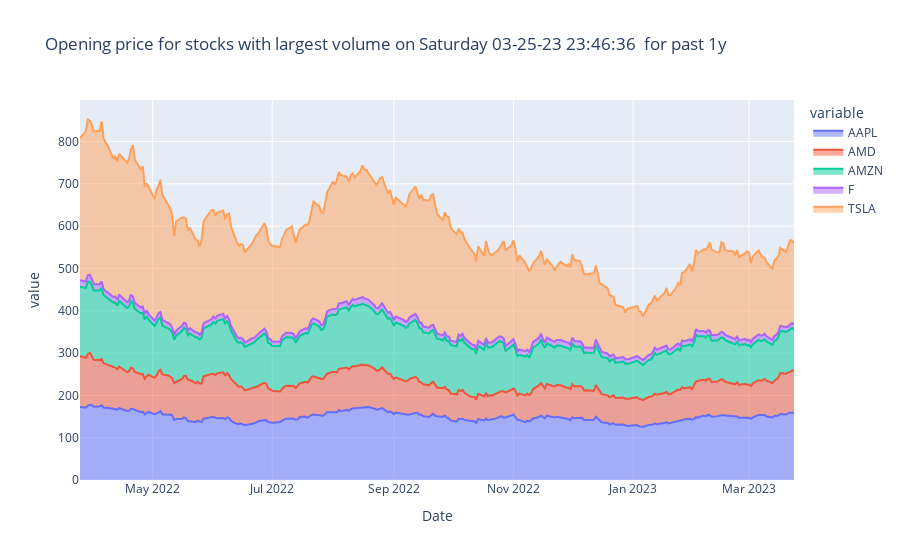

The cell this chart's notebook holds for it:
### Code cell
open = ticker.Open
open.describe()
px.area(open, title=f"Opening price for stocks with largest volume on {today} for past 1y")

### Figure 1 — Plotly figure (JSON) as saved in the notebook; plotly's stock layout.template omitted (floating-point values rounded to 4 significant figures; data arrays with more than 128 entries replaced by an {"elided": "..."} marker saying what was removed)
{"data": [{"fillpattern": {"shape": ""}, "hovertemplate": "variable=AAPL<br>Date=%{x}<br>value=%{y}<extra></extra>", "legendgroup": "AAPL", "line": {"color": "#636efa"}, "marker": {"symbol": "circle"}, "mode": "lines", "name": "AAPL", "orientation": "v", "showlegend": true, "stackgroup": "1", "type": "scatter", "x": {"elided": "251 str values"}, "xaxis": "x", "y": {"elided": "251 float values"}, "yaxis": "y"}, {"fillpattern": {"shape": ""}, "hovertemplate": "variable=AMD<br>Date=%{x}<br>value=%{y}<extra></extra>", "legendgroup": "AMD", "line": {"color": "#EF553B"}, "marker": {"symbol": "circle"}, "mode": "lines", "name": "AMD", "orientation": "v", "showlegend": true, "stackgroup": "1", "type": "scatter", "x": {"elided": "251 str values"}, "xaxis": "x", "y": {"elided": "251 float values"}, "yaxis": "y"}, {"fillpattern": {"shape": ""}, "hovertemplate": "variable=AMZN<br>Date=%{x}<br>value=%{y}<extra></extra>", "legendgroup": "AMZN", "line": {"color": "#00cc96"}, "marker": {"symbol": "circle"}, "mode": "lines", "name": "AMZN", "orientation": "v", "showlegend": true, "stackgroup": "1", "type": "scatter", "x": {"elided": "251 str values"}, "xaxis": "x", "y": {"elided": "251 float values"}, "yaxis": "y"}, {"fillpattern": {"shape": ""}, "hovertemplate": "variable=F<br>Date=%{x}<br>value=%{y}<extra></extra>", "legendgroup": "F", "line": {"color": "#ab63fa"}, "marker": {"symbol": "circle"}, "mode": "lines", "name": "F", "orientation": "v", "showlegend": true, "stackgroup": "1", "type": "scatter", "x": {"elided": "251 str values"}, "xaxis": "x", "y": {"elided": "251 float values"}, "yaxis": "y"}, {"fillpattern": {"shape": ""}, "hovertemplate": "variable=TSLA<br>Date=%{x}<br>value=%{y}<extra></extra>", "legendgroup": "TSLA", "line": {"color": "#FFA15A"}, "marker": {"symbol": "circle"}, "mode": "lines", "name": "TSLA", "orientation": "v", "showlegend": true, "stackgroup": "1", "type": "scatter", "x": {"elided": "251 str values"}, "xaxis": "x", "y": {"elided": "251 float values"}, "yaxis": "y"}], "layout": {"legend": {"title": {"text": "variable"}, "tracegroupgap": 0}, "title": {"text": "Opening price for stocks with largest volume on Saturday 03-25-23 23:46:36  for past 1y"}, "xaxis": {"anchor": "y", "domain": [0, 1], "title": {"text": "Date"}}, "yaxis": {"anchor": "x", "domain": [0, 1], "title": {"text": "value"}}}}
